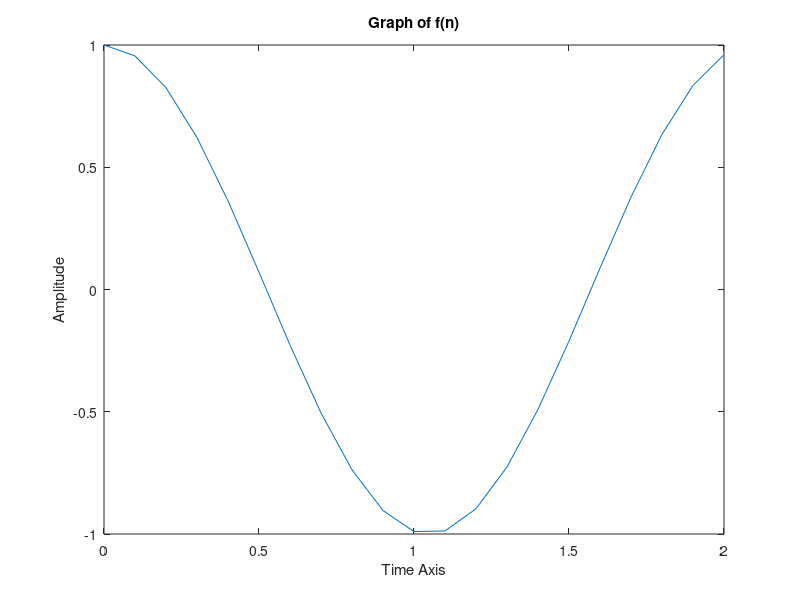

This chart was generated by the following MATLAB code:
clc;
clear;
close all;
t=0:0.1:2*pi/3;
y=exp(3*j*t);
plot(t,y)
xlabel('Time Axis') 
ylabel('Amplitude') 
title('Graph of f(n)') 
% j is img and pre-def
